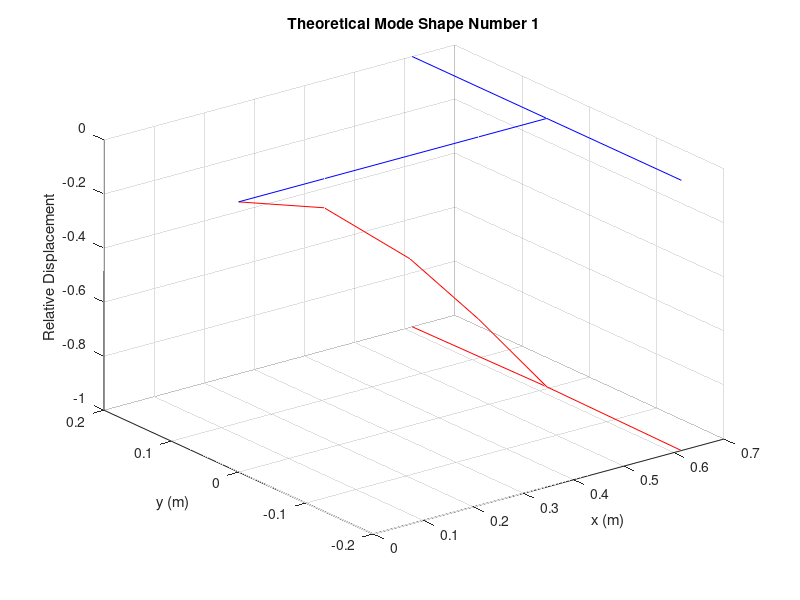
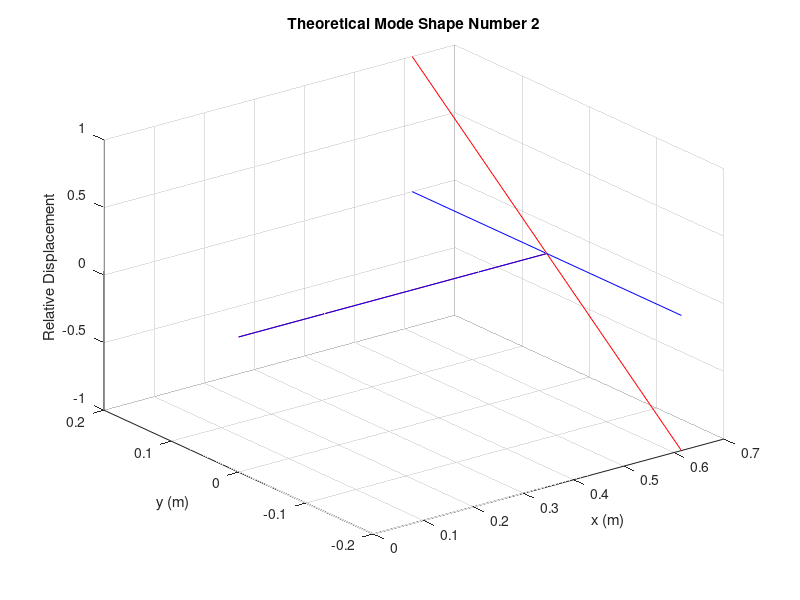
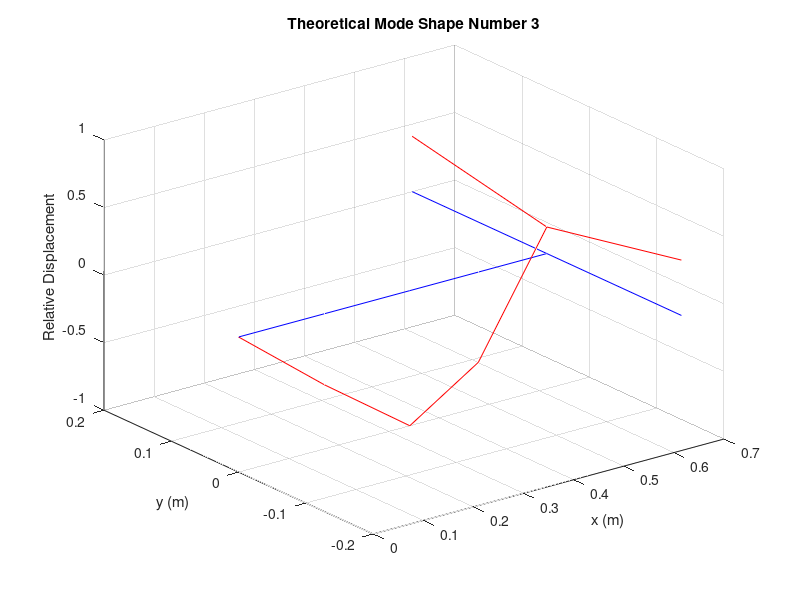
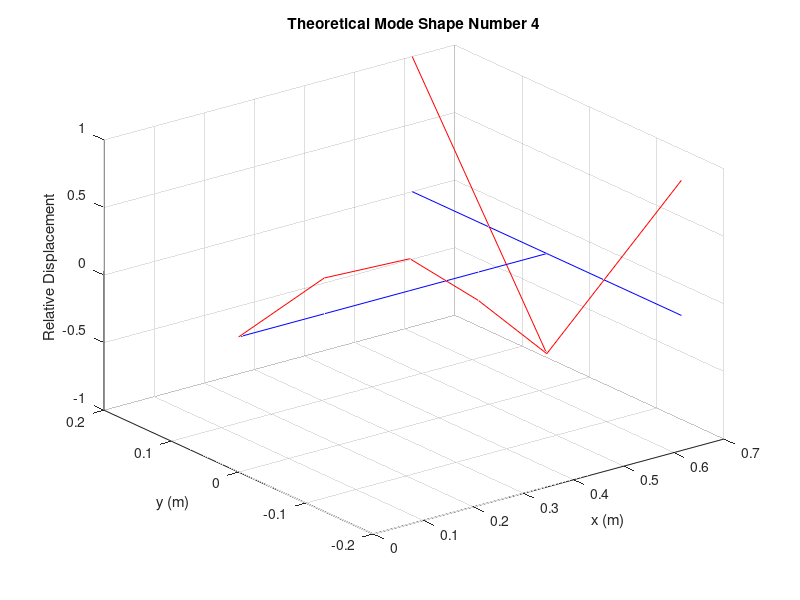

These figures' MATLAB source, in order:
clear;

%% Finding Mass Matrix
% Youngs Modulus in Pa
E = 200e9;

% Poisson's ratio
v = 0.25;

% Shear Modulus in Pa
G = E/(2*(1+v));

% Density in kg/m^3
rho = 7800;

% Lengths in m
L1 = 0.582; L2 = 0.615; L3 = 0.645;
l1 = 0.166; l2 = 0.200;
LA = L2; LB = 2*l2;

% Widths in m
wA = 0.06376; wB = 0.06369;

% Thicknesses in m
tA = 0.00673; tB = 0.00649;

% Beam masses in kg
MA = LA*wA*tA*rho; MB = LB*wB*tB*rho;

% Mass matrix elements in kg
m1 = MA*5/18; m2 = MA*1/4; m3 = MA*2/9;
m4 = (MA*1/9) + (MB*1/2); m5 = MB*1/4; m6 = MB*1/4;
Mass_Matrix = [m1 0 0 0 0 0
              0 m2 0 0 0 0
              0 0 m3 0 0 0
              0 0 0 m4 0 0
              0 0 0 0 m5 0
              0 0 0 0 0 m6];
disp("Mass Matrix:")
disp(Mass_Matrix)

%% Finding Flexibility Matrix
% Moments of inertia in kgm^2 and torsional constant in kgm^2
Ia = wA*tA^3/12;
Ib = wB*tB^3/12;
ca = wA*tA^3/3;

% Calculating matrix components
a11 = (125*(LA^3))/(17496*E*Ia);
a12 = (625*(LA^3))/(34992*E*Ia);
a13 = (925*(LA^3))/(34992*E*Ia);
a14 = (1225*(LA^3))/(34992*E*Ia); a15 = a14; a16 = a14;

a21 = a12;
a22 = (125*(LA^3))/(2187*E*Ia);
a23 = (200*(LA^3))/(2187*E*Ia);
a24 = (275*(LA^3))/(2187*E*Ia); a25 = a24; a26 = a24;

a31 = a13; a32 = a23;
a33 = (343*(LA^3))/(2187*E*Ia);
a34 = (490*(LA^3))/(2187*E*Ia); a35 = a34; a36 = a34;

a41 = a14; a42 = a24;  a43 = a34; 
a44 = (LA^3)/(3*E*Ia); a45 = a44; a46 = a44;

a51 = a15; a52 = a25; a53 = a35; a54 = a45;
a55 = ((LA^3)/(3*E*Ia))+(LA*(LB^2))/(4*G*ca)+(LB^3)/(24*E*Ib);
a56 = (LA^3)/(3*E*Ia)-(LA*(LB^2))/(4*G*ca);

a61 = a16; a62 = a26; a63 = a36; a64 = a46; a65 = a56; a66 = a55;

a = [a11 a12 a13 a14 a15 a16;
 a21 a22 a23 a24 a25 a26;
 a31 a32 a33 a34 a35 a36;
 a41 a42 a43 a44 a45 a46;
 a51 a52 a53 a54 a55 a56;
 a61 a62 a63 a64 a65 a66];
disp("Flexibility Matrix:")
disp(a)

%% Finding Dynamical Matrix
[D] = a*Mass_Matrix;
disp("Dynamical Matrix:")
disp(D)

%% Finding eigenvalues/eigenvectors
[R, J] = eig(D);
[JS, n] = sort(diag(J), 'descend');

% Eigenvectors
R = R(:, n);

wn = sqrt(1./JS);
fn = wn/(2*pi);

% Node positions on beams and their displacements
nodesA = LA.*[5/18 10/18 14/18 1];
nodesB = [-LB*0.5 0 LB*0.5];

%% Plotting Predicted Mode Shapes
for i = 1:6
 % Beam A coordinates
 yA = [0 0 0 0 0];
 xA = [0 nodesA];
 zA = [0 R(1:4,i)'];
 zA0 = [0 0 0 0 0];
 % Beam B coordinates
 yB = nodesB;
 xB = [L2 L2 L2];
 zB = [R(5,i) R(4,i) R(6,i)];
 zB0 = [0 0 0];
 % Converting to relative displacement
 maxz = max(max(abs(zA)), max(abs(zB)));
 zA = zA/maxz;
 zB = zB/maxz;
 
 % Plotting values
 figure(i)
 plot3(xA,yA,zA,'r',xB,yB,zB,'r')
 hold on;
 plot3(xA,yA,zA0,'b',xB,yB,zB0,'b')

 % Plot details
 grid on
 title(['Theoretical Mode Shape Number ' num2str(i)])
 xlabel('x (m)');
 ylabel('y (m)');
 zlabel('Relative Displacement')
end
